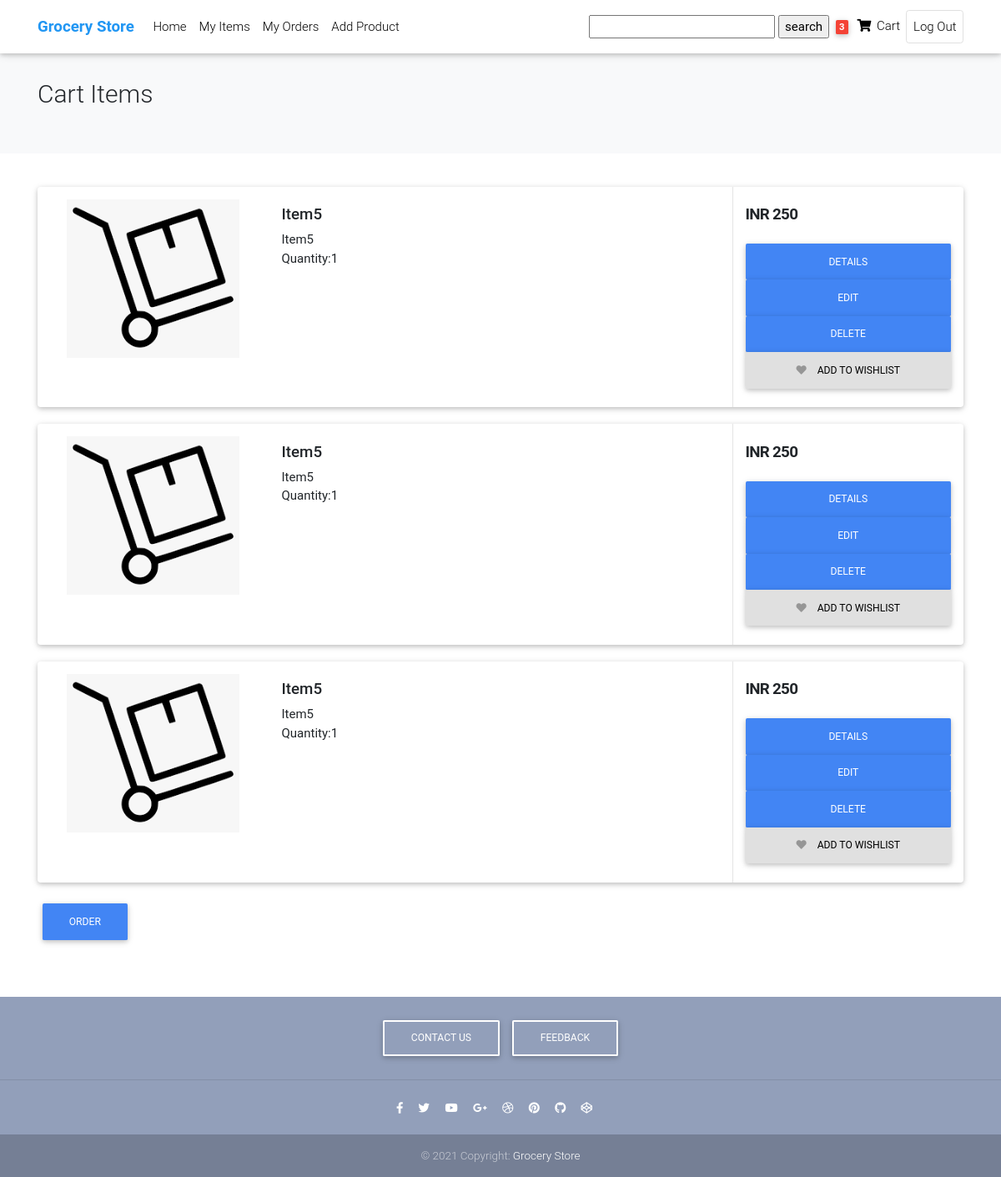
The app's page /cart/cart_items/1/ (signed in), older data.
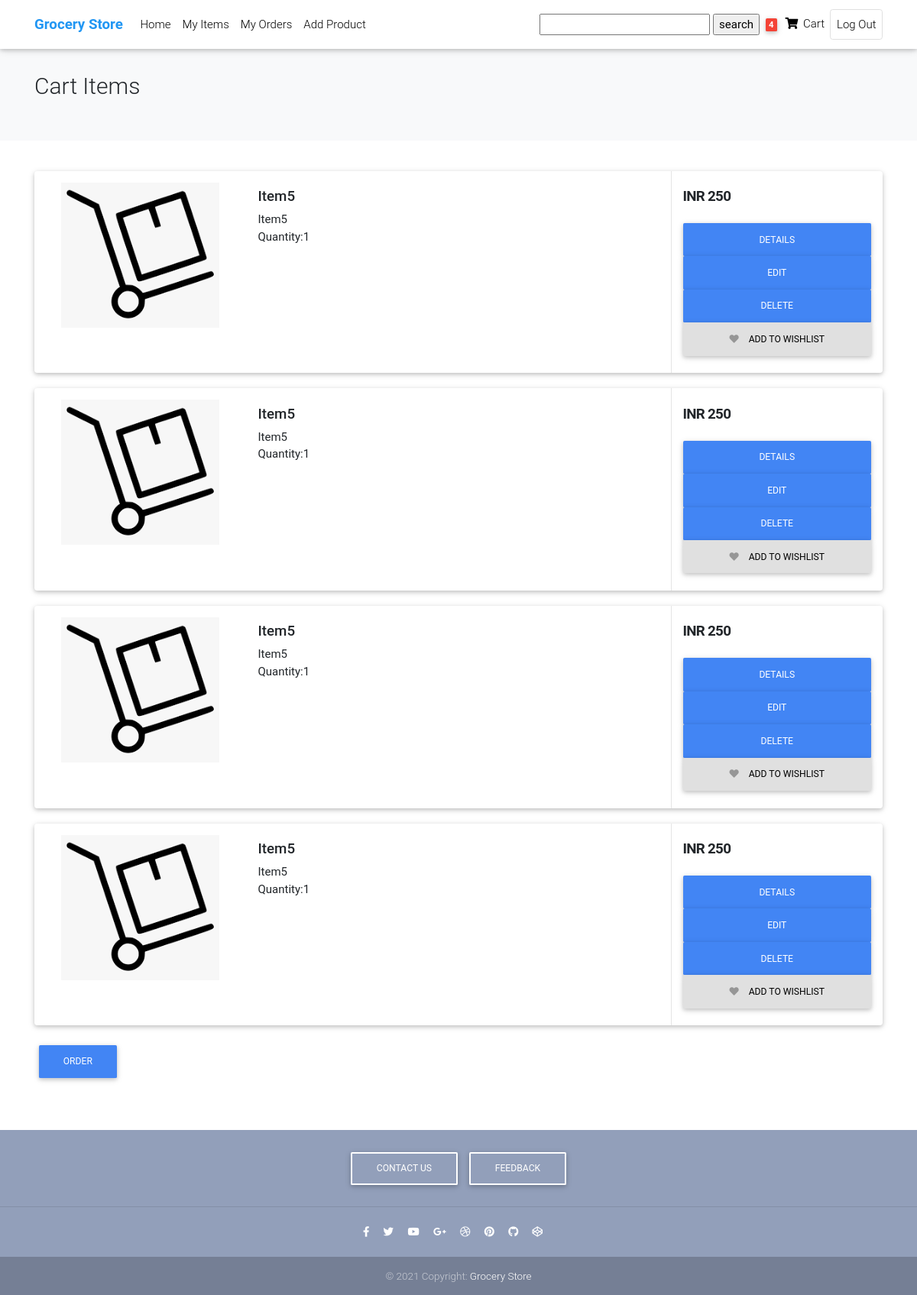
The same page, newer data.
### Cart/models/cartitem.py (models this page shows, shortened)
class CartItem(models.Model):
    ordered = models.BooleanField(default=False, blank=True, null=True)
    cart = models.ForeignKey(Cart, on_delete=models.CASCADE, blank=True, null=True)
    user = models.ForeignKey(User, on_delete=models.CASCADE, blank=True, null=True)
    product = models.ForeignKey(Product, on_delete=models.CASCADE, blank=True, null=True)
    price = models.IntegerField(default=0)
    quantity = models.IntegerField(default=1)

### Base/models/product.py (models this page shows, shortened)
class Product(models.Model):
    title = models.CharField(max_length=250, unique=True)
    description = models.TextField(max_length=250, blank=True, null=True)
    image = models.ImageField(upload_to='uploads/products/',default='uploads/products/normal.png')
    price = models.IntegerField(default=0)
    created = models.DateTimeField(auto_now_add=True)
    category = models.ForeignKey(Categorie, on_delete=models.CASCADE,blank=True,null=True)
    quantity = models.IntegerField(default=1)
    user = models.ForeignKey(User, on_delete=models.CASCADE, blank=True, null=True)
    class Meta:
        ordering = ['created']

### Cart/views/cartitemslist.py (the view)
# urls.py: path('cart_items/<int:pk>/',CartItemsList.as_view(), name='cart_items'),
class CartItemsList(LoginRequiredMixin, ListView):
    model = CartItem
    context_object_name = 'cart_products'
    template_name = 'Cart/cartitems_list.html'
    def get_context_data(self, **kwargs):
        context = super().get_context_data(**kwargs)
        context['cart_products'] = context['cart_products'].filter(user=self.request.user)
        search_input = self.request.GET.get('search-area') or ''
        if search_input:
            context['cart_products'] = context['cart_products'].filter(title__startswith=search_input)
        context['search_input'] = search_input
        cart, _ = Cart.objects.get_or_create(user=self.request.user)
        context['quantity'] = cart.quantity
        context['count'] = context['cart_products'].count()
        return context

### Cart/templates/Cart/cartitems_list.html (shortened to what this page needs)
{% extends 'Base/basic.html' %}
{% load static %}
{% load crispy_forms_tags %}
{% load widget_tweaks %}
 {% block scripts %}
<table>
 <div style="min-height: 50px;"></div></table>
<link href={%static 'products_listing/css/bootstrap.css'%} rel="stylesheet" type="text/css"/>
<link href="{%static 'Product_detail/css/mdb.min.css' %}" rel="stylesheet">
   <link rel="stylesheet" href="https://use.fontawesome.com/releases/v5.11.2/css/all.css">
<link href={%static 'products_listing/css/ui.css'%} rel="stylesheet" type="text/css"/>
<link href={%static 'products_listing/css/responsive.css'%} rel="stylesheet" media="only screen and (max-width: 1200px)" />
 {% endblock scripts %}
{% block content %}
<section class="section-pagetop bg">
<div class="container">
	<h2 class="title-page">Cart Items</h2>
</div>
</section>
<section class="section-content padding-y">
<div class="container">
{% for cart_product in cart_products  %}
            <article class="card card-product-list">
                  <div class="row no-gutters">
                        <aside class="col-md-3">
                              <a href="#" class="img-wrap" style="padding : 15px;">
                                    <img src={{cart_product.product.image.url}}>
                              </a>
                        </aside>
                        <div class="col-md-6">
                              <div class="info-main">
                                    <a href="#" class="h5 title"> {{cart_product.product.title}} </a>
                                    <p>{{cart_product.product.description}} </p>
                                    <p>Quantity:{{cart_product.quantity}}</p>
                              </div>
                        </div>
                        <aside class="col-sm-3">
                              <div class="info-aside">
                                    <div class="price-wrap">
                                          <span class="price h5">INR {{cart_product.product.price}} </span>
                                    </div>
                                    <br>
                                    <p>
                                          <a href={%url 'product' cart_product.product.id %} class="btn btn-primary btn-block"> Details </a>
                                          <a href={%url 'update_item' cart_product.product.id%} class="btn btn-primary btn-block"> Edit </a>
                                          <a href={%url 'delete_item' cart_product.product.id%} class="btn btn-primary btn-block"> Delete </a>
                                          <a href="#" class="btn btn-light btn-block"><i class="fa fa-heart"></i>
                                                <span class="text">Add to wishlist</span>
                                          </a>
                                    </p>
                              </div>
                        </aside>
                  </div>
            </article>
{%empty%}
<h3> No Items are present</h3>
<table>
 <div style="min-height: 125px;"></div></table>
{% endfor %}
     <form action="{%url 'orders' request.user.id %}" method="GET">
                              <button type="submit" class="btn btn-primary">Order</button>
                              </form>
</div>
</section>
{% endblock content %}

Row changes from the older to the newer data that the page shows:
added CartItem: product "Item5", product.description "Item5", quantity "1", product.price "250"
Text that changed along with them:
{{ quantity }}: "3" → "4"
